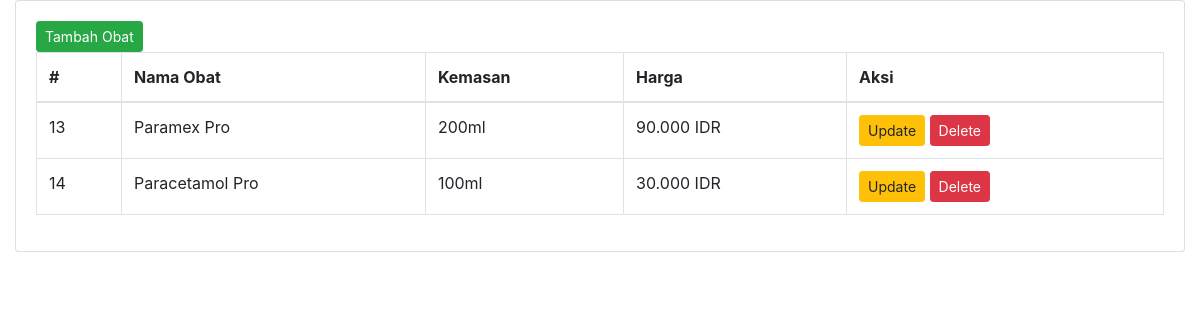
The app's page /obatAdmin.php, older data.
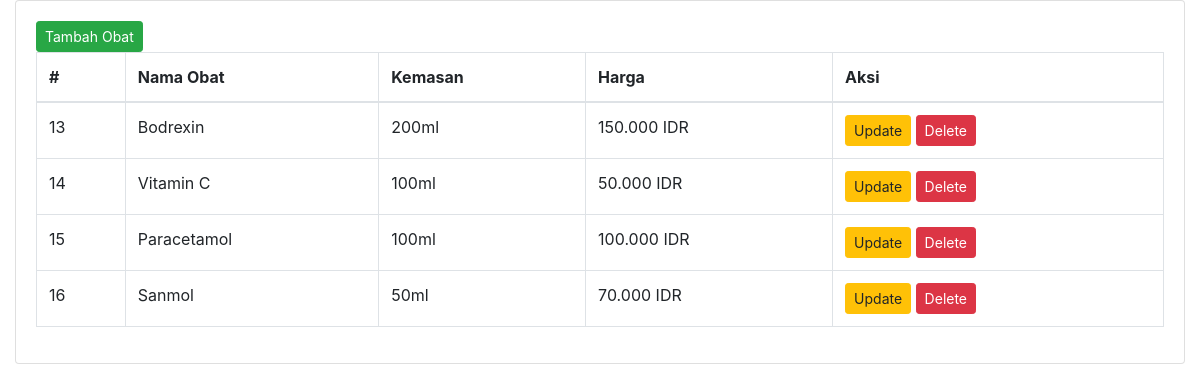
The same page, newer data.
### tables this page shows
CREATE TABLE `obat` (
  `id` int NOT NULL,
  `nama_obat` varchar(100) NOT NULL,
  `kemasan` varchar(35) NOT NULL,
  `harga` int NOT NULL
);

### obatAdmin.php (the view, shortened to what this page needs)
<?php
include_once("koneksi.php");
$obatQuery = "SELECT * FROM obat";
$obatResult = $mysqli->query($obatQuery);
$obatData = $obatResult->fetch_all(MYSQLI_ASSOC);
?>
<!DOCTYPE html>
<html lang="en">
<head>
  <link rel="stylesheet" href="https://stackpath.bootstrapcdn.com/bootstrap/4.6.0/css/bootstrap.min.css">
</head>
<body class="hold-transition sidebar-mini">
  <div class="wrapper">
    <section class="content">
      <div class="container-fluid">
        <div class="row">
          <div class="col-12">
            <div class="card">
              <div class="card-body">
              <button type="button" class="btn btn-success btn-sm" data-toggle="modal" data-target="#addModal">Tambah Obat</button>
                <table id="example2" class="table table-bordered table-hover">
                  <thead>
                    <tr>
                      <th>#</th>
                      <th>Nama Obat</th>
                      <th>Kemasan</th>
                      <th>Harga</th>
                      <th>Aksi</th>
                    </tr>
                  </thead>
                  <tbody>
                    <?php
                    foreach ($obatData as $obatRow) {
                      echo "<tr>";
                      echo "<td>" . $obatRow['id'] . "</td>";
                      echo "<td>" . $obatRow['nama_obat'] . "</td>";
                      echo "<td>" . $obatRow['kemasan'] . "</td>";
                      echo "<td>" . number_format($obatRow['harga'], 0, ',', '.') . " IDR</td>";
                      echo "<td>
                                                <form method='post' action=''>
                                                    <input type='hidden' name='id' value='" . $obatRow['id'] . "'>
                                                    <input type='hidden' name='new_nama_obat' value='" . $obatRow['nama_obat'] . "'>
                                                    <input type='hidden' name='new_kemasan' value='" . $obatRow['kemasan'] . "'>
                                                    <input type='hidden' name='new_harga' value='" . $obatRow['harga'] . "'>
                                                    <button type='button' name='update_obat' class='btn btn-warning btn-sm update-btn' data-toggle='modal' data-target='#updateModal'
                                                    data-id='" . $obatRow['id'] . "'
                                                    data-nama_obat='" . $obatRow['nama_obat'] . "'
                                                    data-kemasan='" . $obatRow['kemasan'] . "'
                                                    data-harga='" . $obatRow['harga'] . "'>Update</button>
                                                    <form method='post' action=''>
                                                        <input type='hidden' name='id' value='" . $obatRow['id'] . "'>
                                                        <button type='submit' name='delete_obat' class='btn btn-danger btn-sm' onclick='return confirm(\"Are you sure?\");'>Delete</button>
                                                    </form>
                                                </form>
                                            </td>";
                      echo "</tr>";
                    }
                    ?>
                  </tbody>
                </table>
              </div>
            </div>
          </div>
        </div>
      </div>
    </section>
  </div>
</body>
</html>

Row changes from the older to the newer data that the page shows:
changed obat "200ml": nama_obat "Paramex Pro" → "Bodrexin"; harga "90.000" → "150.000"
changed obat id 14: nama_obat "Paracetamol Pro" → "Vitamin C"; harga "30.000" → "50.000"
added obat: id "15", nama_obat "Paracetamol", kemasan "100ml", harga "100.000"
added obat: id "16", nama_obat "Sanmol", kemasan "50ml", harga "70.000"
